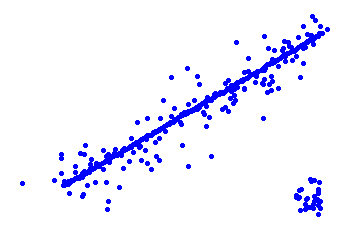
#> input picture hw4/noisyLine.png, 349 x 231 px
$ jupyter execute hw4.ipynb   (shell and % lines are left out)
#> lines starting #> are read from the running program, lines starting #| are printed output that depends on the picture; after the words box and inside, x2 and y2 are one past the last pixel; in counts of white or black regions, pixels touching at a corner belong together
[cell 1]
import numpy as np
from matplotlib import pyplot as plt
from skimage.measure import LineModelND, ransac
import math
import cv2

rng = np.random.default_rng()

# generate coordinates of line
x = np.arange(-200, 200)
y = 0.5*x
data = np.column_stack([x, y])

# add gaussian noise to coordinates
noise = rng.normal(size=data.shape)
data += 0.5 * noise
data[::2] += 5 * noise[::2]
data[::4] += 20 * noise[::4]

# add faulty data
faulty = np.array(30 * [(180., -100)])
faulty += 10 * rng.normal(size=faulty.shape)
data[:faulty.shape[0]] = faulty

# fit line using all data
model = LineModelND()
model.estimate(data)

# robustly fit line only using inlier data with RANSAC algorithm
model_robust, inliers = ransac(data, LineModelND, min_samples=2,
                               residual_threshold=1, max_trials=1000)
outliers = inliers == False

# generate coordinates of estimated models
line_x = np.arange(-250, 250)
line_y = model.predict_y(line_x)
line_y_robust = model_robust.predict_y(line_x)

fig, ax = plt.subplots()
ax.plot(data[inliers, 0], data[inliers, 1], '.b', alpha=0.6,
        label='Inlier data')
ax.plot(data[outliers, 0], data[outliers, 1], '.r', alpha=0.6,
        label='Outlier data')
ax.plot(line_x, line_y, '-k', label='Line model from all data')
ax.plot(line_x, line_y_robust, '-g',label='Robust line model')
ax.legend()
plt.show()
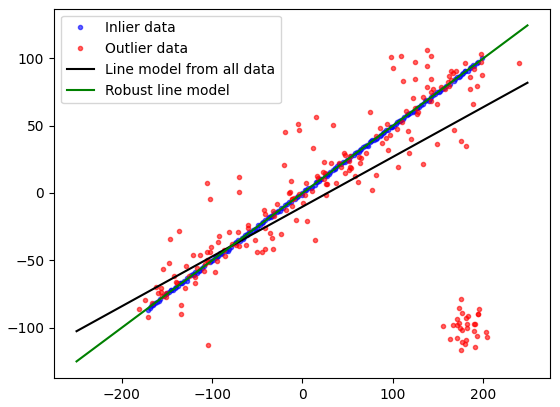
#> figure drawn by matplotlib, 1 panel; curve peaks at x = 249, y = 81.93

[cell 2]
def hough_line(img):
    # Rho and Theta ranges
    thetas = np.deg2rad(np.arange(-90.0, 90.0))
    width, height = img.shape
    diag_len = int(round(math.sqrt(width * width + height * height)))  # max_dist
    rhos = np.linspace(-diag_len, diag_len, diag_len * 2)

    # Cache some resuable values
    cos_t = np.cos(thetas)
    sin_t = np.sin(thetas)
    num_thetas = len(thetas)

    # Hough accumulator array of theta vs rho
    accumulator = np.zeros((2 * diag_len, num_thetas), dtype=np.uint8)
    y_idxs, x_idxs = np.nonzero(img)  # (row, col) indexes to edges

    # Vote in the hough accumulator
    for i in range(len(x_idxs)):
        x = x_idxs[i]
        y = y_idxs[i]

        for t_idx in range(num_thetas):
            # Calculate rho. diag_len is added for a positive index
            rho = round(x * cos_t[t_idx] + y * sin_t[t_idx]) + diag_len
            accumulator[rho, t_idx] += 1

    return accumulator, thetas, rhos


def show_hough_line(data, accumulator, thetas, rhos):
    import matplotlib.pyplot as plt

    fig, ax = plt.subplots(1, 2, figsize=(10, 10))

    ax[0].imshow(data, cmap=plt.cm.gray)
    ax[0].set_title('Input image')
    ax[0].axis('image')

    ax[1].imshow(
        accumulator, cmap='jet',
        extent=[np.rad2deg(thetas[-1]), np.rad2deg(thetas[0]), rhos[-1], rhos[0]])
    ax[1].set_aspect('equal', adjustable='box')
    ax[1].set_title('Hough transform')
    ax[1].set_xlabel('Angles (degrees)')
    ax[1].set_ylabel('Distance (pixels)')
    ax[1].axis('image')
    plt.show()

[cell 3]
#let's save noisy line from previous hw3
plt.plot(data[inliers, 0], data[inliers, 1], '.b', alpha=0.6,
            label='Inlier data')
plt.plot(data[outliers, 0], data[outliers, 1], '.b', alpha=0.6,
            label='Outlier data')
plt.axis('off')
plt.show()
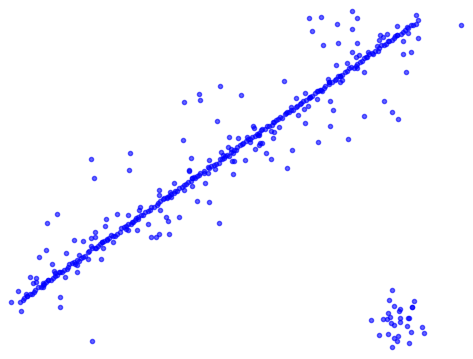
#> figure drawn by matplotlib, 1 panel
#plt.savefig('noisyLine.png')

[cell 4]
# hw4
# Импортировать картинки, обрабатывать картинки, превращать их в серые
img = cv2.imread('noisyLine.png')
#> img is the input picture: shape (231, 349, 3); mean B, G, R 255, 240.5, 240.5
drawing = np.zeros(img.shape[:], dtype=np.uint8)
gray = cv2.cvtColor(img, cv2.COLOR_BGR2GRAY)
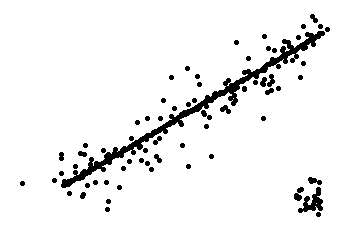
#> gray: shape (231, 349); values 29 (black) and 255 (white), 94.3% white; 66 black regions, largest, box (x1, y1, x2, y2) and area: (61, 31, 325, 188) 2579, (298, 187, 323, 213) 295, (294, 187, 304, 201) 80
edges = cv2.Canny(gray, 50, 150)
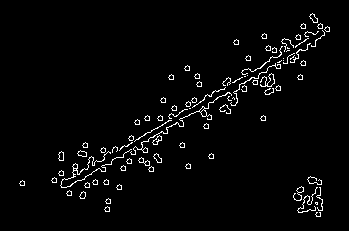
#> edges: shape (231, 349); 2.8% white in thin lines or dots, all inside (x1, y1, x2, y2) = (19, 13, 330, 217)

accumulator, thetas, rhos = hough_line(edges)
#> in hough_line, `y_idxs, x_idxs = np.nonzero(img)`: y_idxs = 2283 values from 13 to 216; x_idxs = 2283 values, max 329 at index 52, min 19 at index 1940, mean 202.5
#> the loop in hough_line, `for i in range(len(x_idxs)):` made 2283 passes
#> (x, y) on passes 1 to 3: (312, 13), (310, 14), (311, 14)
#> after the loop in hough_line, `for i in range(len(x_idxs)):`:
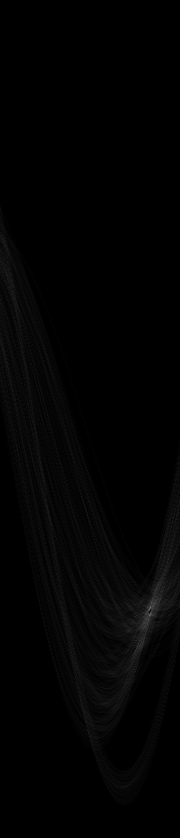
#> accumulator: shape (838, 180); min 0, max 116, mean 2.7
#> thetas = 180 values from -1.57 to 1.55; rhos = 838 values from -419 to 419
show_hough_line(edges, accumulator, thetas, rhos)

[cell 5]
# Easiest peak finding based on max votes
idx = np.argmax(accumulator)
#> idx = 110849
rho = rhos[int(idx / accumulator.shape[1])]
#> rho = 196.7
theta = thetas[idx % accumulator.shape[1]]
#> theta = 1.03
print("rho={0:.2f}, theta={1:.0f}".format(rho, np.rad2deg(theta)))
#| rho=196.73, theta=59

[cell 6]
#let's compare initial line and Hough transformed result
yHough = math.cos(theta) * x / math.sin(theta) #+ rho / math.sin(theta) - считывал с фото, а на нем нет системы координат
#> yHough = 400 values from -120.2 to 119.6
plt.plot(x, yHough, 'g', label='Hough transform result line')
plt.plot(x, y, 'r', label='initial linear function')

plt.legend()
plt.show()
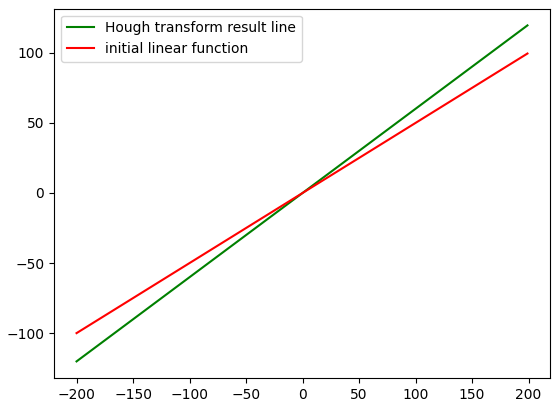
#> figure drawn by matplotlib, 1 panel; curve peaks at x = 199, y = 119.6; curve peaks at x = 199, y = 99.5
